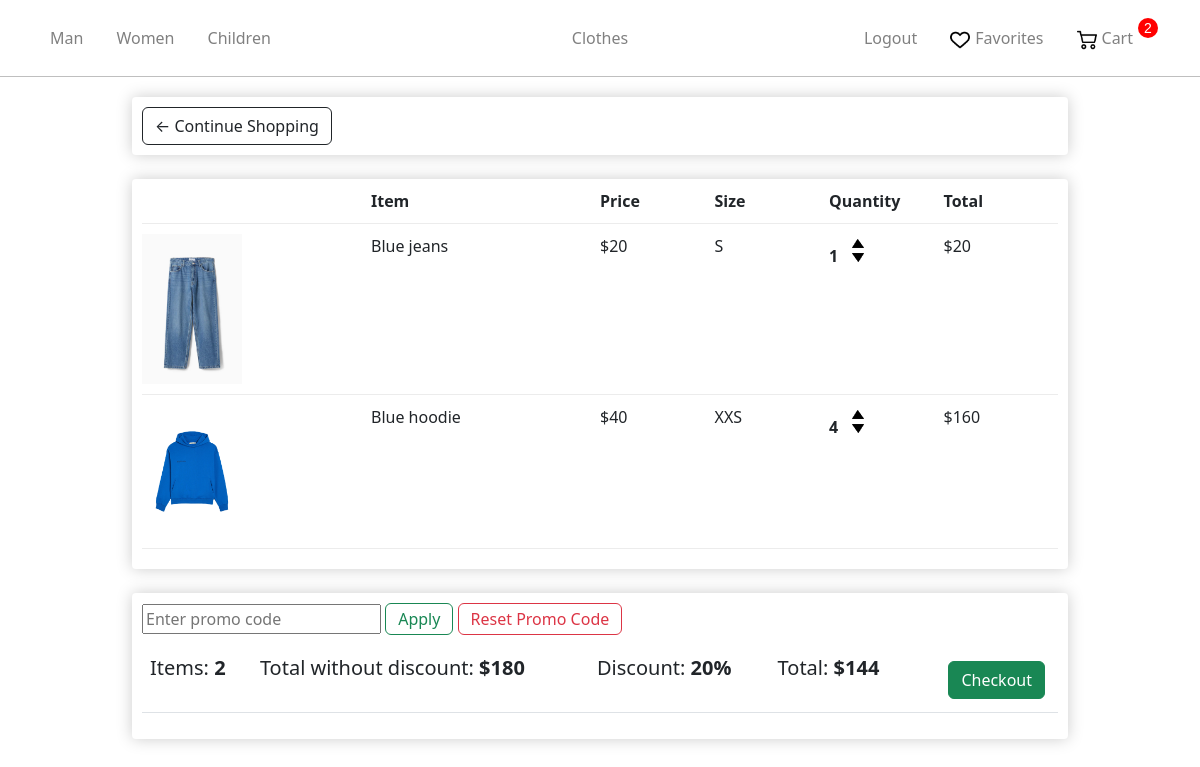
Screenshot of /cart/ (signed in) with the database file from the repository.
### store/models.py (models this page shows, shortened)
class Gender(models.Model):
    name = models.CharField(max_length=100, db_index=True)
    slug = models.SlugField(max_length=255, unique=True, db_index=True)
    categories_id = models.ManyToManyField('Category')
    def get_absolute_url(self):
        return reverse('gender', kwargs={'gender_slug': self.slug})

class Order(models.Model):
    user = models.ForeignKey('User', on_delete=models.CASCADE)
    products = models.ManyToManyField('OrderProduct')
    time_create = models.DateTimeField(auto_now_add=True)
    ordered = models.BooleanField(default=False)
    address = models.ForeignKey('Address', on_delete=models.SET_NULL, blank=True, null=True)
    promo_code = models.CharField(max_length=50, blank=True)
    discount_percent = models.IntegerField(default=0)
    def get_total(self):
        total = 0
        for order_item in self.products.all():
            total += order_item.get_total_product_price()
        discount = total * self.discount_percent / 100
        return int(total - discount)
    def get_total_without_disc(self):
        total = 0
        for order_item in self.products.all():
            total += order_item.get_total_product_price()
        return total
    def get_payment_url(self):
        return reverse('landing', kwargs={'order_id': self.pk})

class OrderProduct(models.Model):
    user = models.ForeignKey('User', on_delete=models.CASCADE)
    product = models.ForeignKey('Product', on_delete=models.PROTECT)
    quantity = models.IntegerField(default=1)
    ordered = models.BooleanField(default=False)
    size = models.ForeignKey('Size',on_delete=models.SET_NULL, null=True )
    def get_total_product_price(self):
        return self.quantity * self.product.price

class Product(models.Model):
    AVAILABILITY =(
        ('Y', 'В наличии'),
        ('N', 'Нет в наличии'),
    )
    name = models.CharField(max_length=255)
    slug = models.SlugField(max_length=255, unique=True, db_index=True)
    description = models.TextField(blank=True)
    discount = models.BooleanField(default=False)
    price = models.IntegerField()
    price_discount = models.IntegerField(blank=True)
    photo = models.ImageField(upload_to="photos")
    availability = models.CharField(max_length=1,choices = AVAILABILITY,default = '')
    cat = models.ForeignKey('Category', on_delete=models.PROTECT)
    gender = models.ForeignKey('Gender', on_delete=models.PROTECT)
    sizes = models.ManyToManyField('Size')

class Size(models.Model):
    name = models.CharField(max_length=5)

### store/views.py (the view)
# urls.py: path('cart/', views.cart, name="cart"),
def cart(request):
    if not request.user.is_authenticated:
        return redirect("login")
    context = {}
    context = get_user_context(context, request)
    promo_code = request.GET.get('promo_code')
    if 'reset_promo' in request.GET:
        order = context['order']
        order.discount_percent = 0
        order.save()
    if promo_code:
        discount_percent = apply_promo_code(promo_code)
        if discount_percent:
            order = context['order']
            order.discount_percent = discount_percent
            order.save()
    return render(request, 'store/cart.html', context)

### store/templatetags/store_tags.py (called while the page is built)
@register.simple_tag(name='getquantity')
def get_quantity(order_product_pk, plus):
    return reverse('change_quantity', kwargs={'order_product_pk': order_product_pk, 'plus': plus})

### store/utils.py (called while the page is built)
def get_user_context(dict,request):
    context = dict
    genders = Gender.objects.all()
    ordered = 1
    if not request.user.is_authenticated:
        ordered = 0
    else:
        order_qs = Order.objects.filter(user=request.user, ordered=False)
        if order_qs.exists():
            context["order"] = order_qs[0]
        else:
            ordered = 0
    context["genders"] = genders
    context["gender_selected"] = -1
    context["cat_selected"] = -1
    context["ordered"] = ordered
    return context

### store/templates/store/cart.html (shortened to what this page needs)
{% extends 'store/layout.html' %}
{% load static %}
{% load store_tags %}
{% block content %}
    <link rel="stylesheet" href="{% static 'store/css/CategoriesCartCheckout.css' %}">
	<div class="row">
		<div class="col-lg-12">
			<div class="box-element">
				<a  class="btn btn-outline-dark" href="{% url 'main' %}">&#x2190; Continue Shopping</a>
			</div>
			<br>
			<div class="box-element">
				<div class="cart-row">
					<div style="flex:2"></div>
					<div style="flex:2"><strong>Item</strong></div>
					<div style="flex:1"><strong>Price</strong></div>
					<div style="flex:1"><strong>Size</strong></div>
					<div style="flex:1"><strong>Quantity</strong></div>
					<div style="flex:1"><strong>Total</strong></div>
				</div>
				{%for orderproduct in order.products.all%}
				<div class="cart-row">
					<div style="flex:2"><img class="row-image" src="{{orderproduct.product.photo.url}}"></div>
					<div style="flex:2"><p>{{orderproduct.product.name}}</p></div>
					<div style="flex:1"><p>${{orderproduct.product.price}}</p></div>
					<div style="flex:1"><p>{{orderproduct.size.name}}</p></div>
					<div style="flex:1">
						<p class="quantity">{{orderproduct.quantity}}</p>
						<div class="quantity">
							{% getquantity order_product_pk=orderproduct.pk plus=1 as URL%}
							<a href = "{{URL}}"><img class="chg-quantity" src="../../static/store/img/arrow-up.png"></a>
							{% getquantity order_product_pk=orderproduct.pk plus=0 as URL%}
							<a href = "{{URL}}"><img class="chg-quantity" src="../../static/store/img/arrow-down.png"></a>
						</div>
					</div>
					<div style="flex:1"><p>${{orderproduct.get_total_product_price}}</p></div>
				</div>
				{%endfor%}
			</div>
            <br>
            <div class="box-element">
                <form method="GET" style="margin-bottom: 10px;" action="{% url 'cart' %}">
                    <input type="text" name="promo_code" placeholder="Enter promo code">
                    <button type="submit" class="btn btn-outline-success" style="
                        padding-top: 3px;
                        padding-bottom: 3px;
                        margin-bottom: 3px;
                    ">Apply</button>
                    {% if order.discount_percent %}
                        <button type="submit" name="reset_promo" value="true" class="btn btn-outline-danger" style="
                            padding-top: 3px;
                            padding-bottom: 3px;
                            margin-bottom: 3px;
                        ">Reset Promo Code</button>
                    {% endif %}
                </form>
				<table class="table">
					<tr>
						<th><h5>Items: <strong>{{order.products.count}}</strong></h5></th>
						{% if order.discount_percent %}
                            <th><h5>Total without discount: <strong>${{ order.get_total_without_disc }}</strong></h5></th>
                            <th><h5>Discount: <strong>{{ order.discount_percent }}%</strong></h5></th>
                            <th><h5>Total: <strong>${{ order.get_total }}</strong></h5></th>
                        {% else %}
                            <th><h5>Total: <strong>${{ order.get_total }}</strong></h5></th>
                        {% endif %}
						<th>
							<a style="float:right; margin:5px;" class="btn btn-success" href="{{order.get_payment_url}}">Checkout</a>
						</th>
					</tr>
				</table>
			</div>
		</div>
	</div>
{% endblock %}

### store/templates/store/layout.html (shortened to what this page needs)
{% load static %}
<!doctype html>
<html lang="en">
<head>
    <link rel="stylesheet" href="https://cdn.jsdelivr.net/npm/bootstrap@5.2.3/dist/css/bootstrap.min.css">
    <link rel="stylesheet" href="{% static 'store/css/main.css' %}">
</head>
<body>
    <nav class="navbar navbar-expand-sm navbar-dark main-nav">
    <div class="container justify-content-center">
        <ul class="nav navbar-nav w-100 flex-nowrap">
            {% for gender in genders%}
            <li class="nav-item active">
                {%if gender == gender_selected%}
                <p class="nav-link-selected lk" >{{gender.name}}</p>
                {%else%}
                <a class="nav-link lk" href="{{gender.get_absolute_url}}">{{gender.name}}</a>
                {%endif%}
            {% endfor %}
        </ul>
        <ul class="nav navbar-nav justify-content-center">
            <li class="nav-item"><a class="nav-link" href="{% url 'main' %}">Clothes</a></li>
        </ul>
        <ul class="nav navbar-nav w-100 justify-content-end">
            {% if request.user.is_authenticated %}
            <li class="nav-item">
                <a class="nav-link lk" href="{% url 'logout' %}">Logout</a>
            </li>
            {%endif%}
            <li class="nav-item">
                <a class="nav-link lk icon" href="{% url 'liked' %}"><img src="../../static/store/img/heart.png" alt="Heart Icon">Favorites</a>
            </li>
            <li class="nav-item">
                {%if not ordered%}
                    <p class="cart-total">0</p>
                {%else%}
                    <p class="cart-total">{{order.products.count}}</p>
                {%endif%}
                <a class="nav-link lk icon" href="{% url 'cart' %}"><img src="../../static/store/img/shopping-cart.png" alt="Cart Icon">Cart</a>
            </li>
        </ul>
    </div>
    </nav>
    <hr class="nav">
    {% block content %}
    {% endblock %}
</body>
</html>

### store/static/store/css/main.css (style rules this page uses)
.navbar .icon img { height: 20px; vertical-align: middle; margin-right: 5px; }
.navbar { padding: 18px; }
.navbar-expand-sm .navbar-nav .lk { padding-right: 25px; }
.navbar-nav .nav-link { color: gray; transition: color 0.2s ease-in-out; }
.navbar .cart-total { display: block; text-align: center; color: white; background-color: red; width: 20px; height: 20px; border-radius: 50%; font-size: 14px; font-family: Arial , sans-serif; float: right; }
hr { margin: 0; color: black; }

### store/static/store/css/CategoriesCartCheckout.css (style rules this page uses)
.box-element { box-shadow:hsl(0, 0%, 80%) 0 0 16px; background-color: white; border-radius: 4px; padding: 10px; }
.col-lg-12 { max-width: 80%; margin: 0 auto; }
.row { display: flex; justify-content: center; align-items: center; margin-top: 20px; width: 100%; margin-left: 0; }
.row-image { width: 100px; }
.cart-row { display: flex; align-items: flex-stretch; padding-bottom: 10px; margin-bottom: 10px; border-bottom: 1px solid #ececec; }
.quantity { display: inline-block; font-weight: 700; padding-right: 10px; }
.chg-quantity { width: 12px; cursor: pointer; display: block; margin-top: 5px; transition: .1s; }

### rows the page displays
Gender: name "Man"
Gender: name "Women"
Gender: name "Children"
Order: products.count "2", get_total_without_disc "180", discount_percent "20", get_total "144"
OrderProduct: product.photo (picture), product.name "Blue jeans", product.price "20", size.name "S", quantity "1", get_total_product_price "20"
OrderProduct: product.photo (picture), product.name "Blue hoodie", product.price "40", size.name "XXS", quantity "4", get_total_product_price "160"
